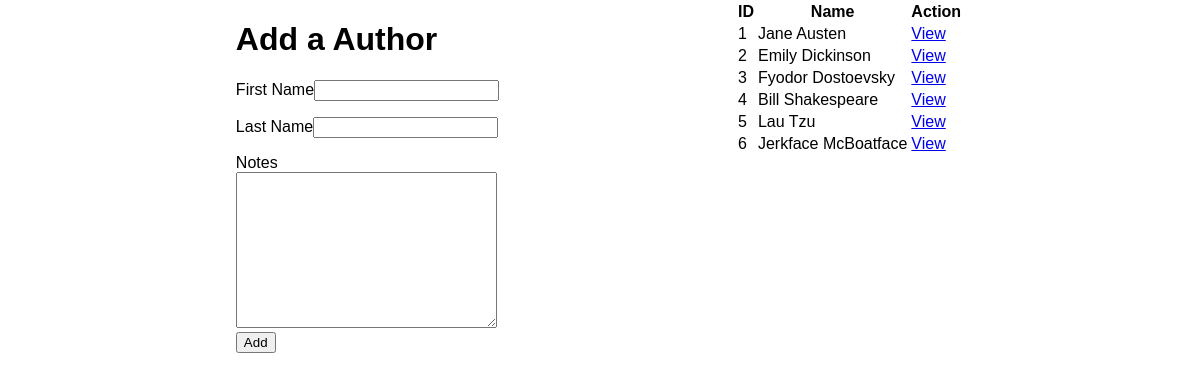
Page /authors on the earlier database version.
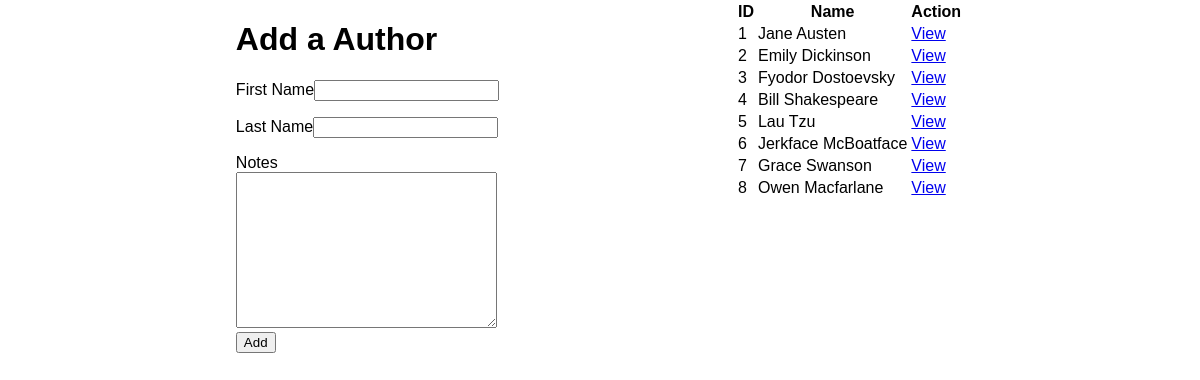
Same page on the later database version.
### books_authors_app/models.py (models this page shows, shortened)
class Author(models.Model):
    first_name = models.CharField(max_length=255)
    last_name = models.CharField(max_length=255)
    notes = models.TextField(null=True)
    created_at = models.DateTimeField(auto_now_add=True)
    updated_at = models.DateTimeField(auto_now=True)

### books_authors_app/views.py (the view)
# urls.py: path('authors', views.authors),
def authors(request):
    context = {
        "authors_DB": Author.objects.all()
    }
    return render(request, "authors.html", context)

### books_authors_app/templates/authors.html (shortened to what this page needs)
<!DOCTYPE html>
<html lang="en">
<head>
    {% load static %}
    <link rel="stylesheet" href="{% static 'style.css' %}">
</head>
<body>
    <div class="top-section">
        <div>
            <h1>Add a Author</h1>
            <form action="authors/add" method="POST">
                <p>First Name<input type="text" name="fname" id=""></p>
                <p>Last Name<input type="text" name="lname" id=""></p>
                <label for="">Notes</label><br>
                <textarea name="note" id="" cols="30" rows="10"></textarea><br>
                <button type="submit">Add</button>
            </form>
        </div>
        <div>
            <table>
                <tr>
                    <th>ID</th>
                    <th>Name</th>
                    <th>Action</th>
                </tr>
                {% for author in authors_DB %}
                <tr>
                    <td>{{author.id}}</td>
                    <td>{{author.first_name}} {{author.last_name}}</td>
                    <td> <a href="authors/{{author.id}}">View</a></td>
                </tr>
                {% endfor %}
            </table>
        </div>
    </div>
</body>
</html>

### books_authors_app/static/style.css (style rules this page uses)
body { margin: 0px; padding: 0px; font-family: sans-serif; }
.top-section { display: flex; justify-content: space-evenly; }

Differences in the rows shown:
added Author: id "7", first_name "Grace", last_name "Swanson"
added Author: id "8", first_name "Owen", last_name "Macfarlane"
